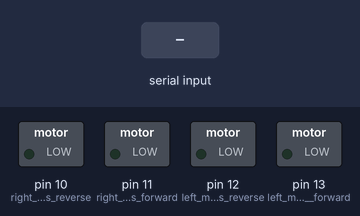
Recording of a sketch running on a simulated Arduino Uno, built with avr-gcc and run on an emulated ATmega328P. Parts: switched loads named in the sketch (green lamp = pin HIGH). Inputs (shaded band) come from the test bench. What the sketch prints to the serial monitor is not drawn.

Above: at 1.2 s.
1.3 s: "F" received over the second serial link
At 2.3 s:
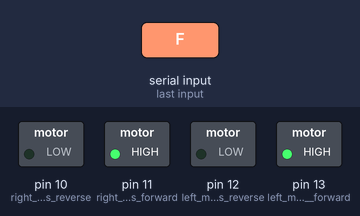
2.8 s: "B" received over the second serial link
At 3.6 s:
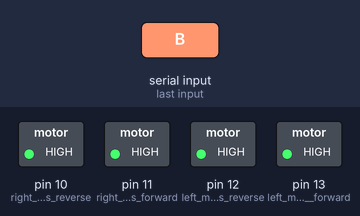
4.3 s: "S" received over the second serial link
At 5.5 s:
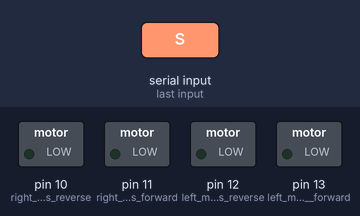
5.8 s: "L" received over the second serial link
At 7.0 s:
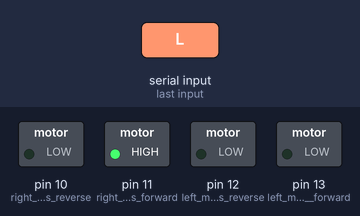
7.3 s: "B" received over the second serial link
At 8.3 s:
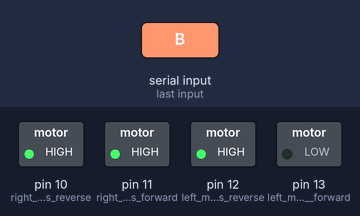
8.8 s: "R" received over the second serial link
At 9.2 s:
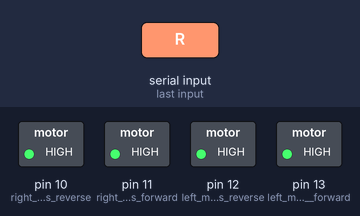
Timing chart, 0 to 11.3 s (numbered marks = the images above; inputs shaded):
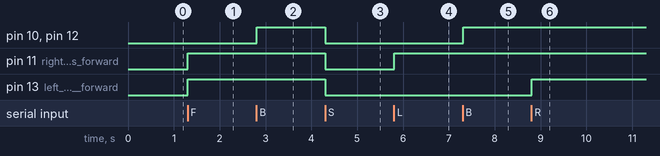

Measured:
- after the input at 1.3 s, pin 11 (right__motors_forward), pin 13 (left_motors__forward): LOW → HIGH at once
- after the input at 2.8 s, pin 10 (right_motors_reverse), pin 12 (left_motors_reverse): LOW → HIGH at once
- after the input at 4.3 s, pin 10 (right_motors_reverse), pin 11 (right__motors_forward), pin 12 (left_motors_reverse), pin 13 (left_motors__forward): HIGH → LOW at once
- after the input at 5.8 s, pin 11 (right__motors_forward): LOW → HIGH at once
- after the input at 7.3 s, pin 10 (right_motors_reverse), pin 12 (left_motors_reverse): LOW → HIGH at once
- after the input at 8.8 s, pin 13 (left_motors__forward): LOW → HIGH at once

The sketch:

bluetooth_car.ino
```cpp
#include<SoftwareSerial.h>
char t;

/* Create object named bt of the class SoftwareSerial */
SoftwareSerial bt(2,3); /* (Rx,Tx) */

void setup() {
  pinMode(13,OUTPUT);   //left motors  forward
  pinMode(12,OUTPUT);   //left motors reverse
  pinMode(11,OUTPUT);   //right  motors forward
  pinMode(10,OUTPUT);   //right motors reverse
  bt.begin(9600); /* Define baud rate for software serial communication */
  Serial.begin(9600); /* Define baud rate for serial communication */
}

void loop() {


    if (bt.available()) /* If data is available on serial port */
    {
      t = bt.read();
      Serial.write(bt.read()); /* Print character received on to the serial monitor */
    }
    if(t == 'F'){            //move  forward(all motors rotate in forward direction)
  digitalWrite(11,HIGH);
  digitalWrite(13,HIGH);
}

else if(t == 'B'){      //move reverse (all  motors rotate in reverse direction)
  digitalWrite(12,HIGH);
  digitalWrite(10,HIGH);
}

else if(t == 'L'){      //turn right (left side motors rotate in forward direction,  right side motors doesn't rotate)
  digitalWrite(11,HIGH);
}

else  if(t == 'R'){      //turn left (right side motors rotate in forward direction, left  side motors doesn't rotate)
  digitalWrite(13,HIGH);
}

else if(t ==  'W'){    //turn led on or off)
  digitalWrite(9,HIGH);
}
else if(t == 'w'){
  digitalWrite(9,LOW);
}

else if(t == 'S'){      //STOP (all motors stop)
  digitalWrite(13,LOW);
  digitalWrite(12,LOW);
  digitalWrite(11,LOW);
  digitalWrite(10,LOW);
}
delay(10);

}
```
